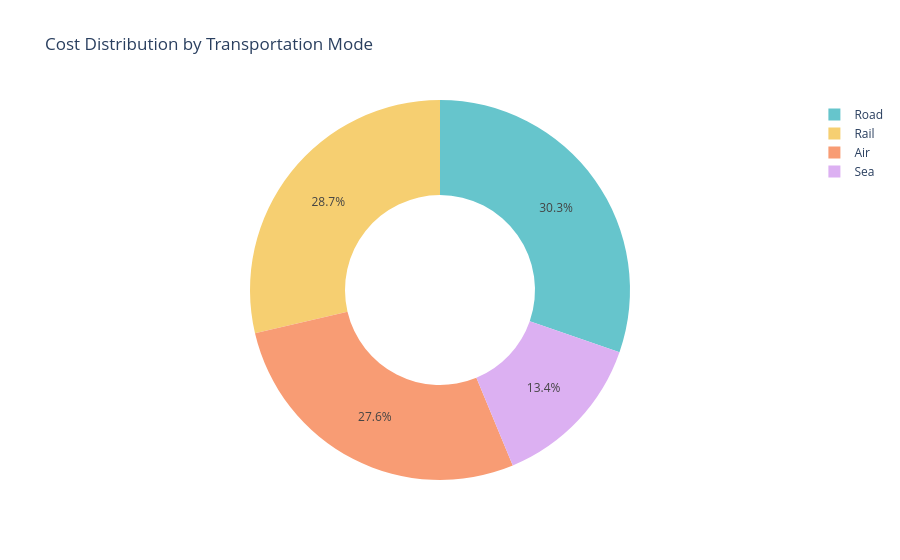

The code cell stored with this chart in its notebook:
### Markdown cell above
In one of the above visualizations, we discovered
that Carrier B helps the company in more
revenue. It is also the most costly Carrier among
the three. Now let's have a look at the cost
distribution by transportation mode:

### Code cell
transportation_chart = px.pie(df,
values='Costs',
names='Transportation modes',
title='Cost Distribution by Transportation Mode',
hole=0.5,
color_discrete_sequence=
px.colors.qualitative.Pastel)
transportation_chart.show()

### Figure 1 — Plotly figure (JSON) as saved in the notebook; plotly's stock layout.template omitted (floating-point values rounded to 4 significant figures)
{"data": [{"domain": {"x": [0, 1], "y": [0, 1]}, "hole": 0.5, "hovertemplate": "Transportation modes=%{label}<br>Costs=%{value}<extra></extra>", "labels": ["Road", "Road", "Air", "Rail", "Air", "Road", "Sea", "Road", "Sea", "Rail", "Road", "Air", "Road", "Road", "Air", "Sea", "Air", "Air", "Sea", "Road", "Air", "Air", "Rail", "Rail", "Air", "Road", "Rail", "Sea", "Air", "Road", "Road", "Rail", "Road", "Sea", "Road", "Sea", "Air", "Sea", "Air", "Air", "Road", "Sea", "Road", "Air", "Rail", "Rail", "Road", "Rail", "Rail", "Rail", "Rail", "Road", "Air", "Air", "Road", "Sea", "Air", "Rail", "Road", "Air", "Rail", "Air", "Sea", "Sea", "Air", "Rail", "Road", "Sea", "Rail", "Air", "Road", "Road", "Rail", "Road", "Rail", "Air", "Rail", "Road", "Sea", "Air", "Sea", "Rail", "Road", "Road", "Air", "Road", "Rail", "Sea", "Sea", "Rail", "Rail", "Rail", "Rail", "Air", "Rail", "Air", "Road", "Road", "Rail", "Rail"], "legendgroup": "", "name": "", "showlegend": true, "type": "pie", "values": [187.8, 503.1, 141.9, 254.8, 923.4, 235.5, 134.4, 802.1, 505.6, 995.9, 806.1, 126.7, 403.0, 547.2, 929.2, 127.9, 865.5, 670.9, 593.5, 477.3, 493.9, 523.4, 205.6, 196.3, 758.7, 458.5, 617.9, 762.5, 123.4, 764.9, 880.1, 609.4, 761.2, 371.3, 510.4, 553.4, 403.8, 183.9, 339.7, 653.7, 529.8, 275.5, 635.7, 716.0, 610.5, 495.3, 380.4, 581.6, 768.7, 336.9, 496.2, 695.0, 602.9, 750.7, 814.1, 323.0, 832.2, 482.2, 110.4, 312.6, 430.2, 164.4, 320.8, 687.3, 771.2, 555.9, 393.8, 169.3, 299.7, 207.7, 183.3, 405.2, 677.9, 866.5, 341.6, 873.1, 997.4, 852.6, 323.6, 351.5, 787.8, 276.8, 590.0, 683.0, 465.5, 842.7, 264.3, 879.4, 103.9, 517.5, 990.1, 996.8, 230.1, 823.5, 846.7, 778.9, 188.7, 540.1, 882.2, 210.7]}], "layout": {"legend": {"tracegroupgap": 0}, "piecolorway": ["rgb(102, 197, 204)", "rgb(246, 207, 113)", "rgb(248, 156, 116)", "rgb(220, 176, 242)", "rgb(135, 197, 95)", "rgb(158, 185, 243)", "rgb(254, 136, 177)", "rgb(201, 219, 116)", "rgb(139, 224, 164)", "rgb(180, 151, 231)", "rgb(179, 179, 179)"], "title": {"text": "Cost Distribution by Transportation Mode"}}}
